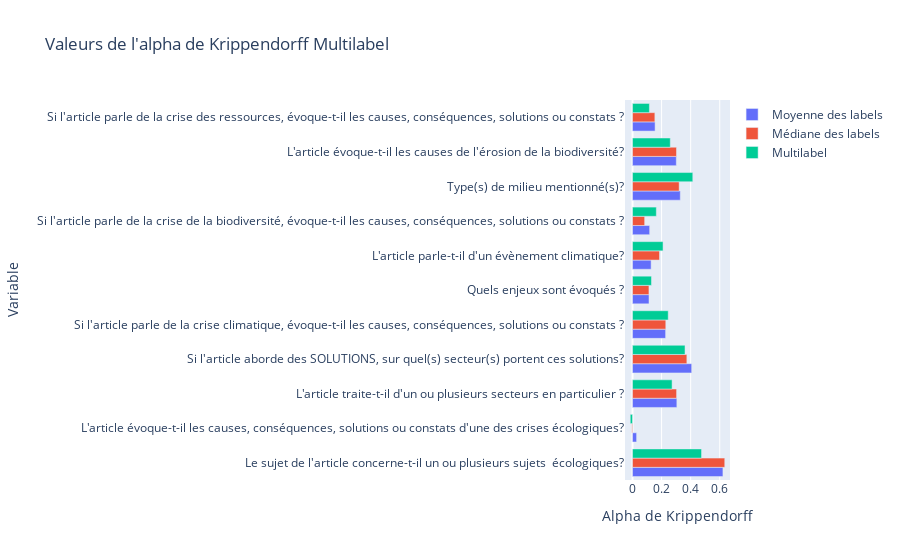

Notebook cell for this chart:
### Code cell
# Valeur moyenne par type de variable
fig = go.Figure()

fig.add_trace(go.Bar(
    y=result_df["Variable"],
    x=result_df["Alpha de Krippendorff - Moyenne des labels"],
    name="Moyenne des labels",
    orientation='h',
    hovertemplate="Moyenne: %{x:.3f}"
))

fig.add_trace(go.Bar(
    y=result_df["Variable"],
    x=result_df["Alpha de Krippendorff - Médiane des labels"],
    name="Médiane des labels",
    orientation='h',
    hovertemplate="Médiane: %{x:.3f}"
))
fig.add_trace(go.Bar(
    y=result_df["Variable"],
    x=result_df["Alpha de Krippendorff - Multilabels"], 
    name="Multilabel",
    orientation='h',
    hovertemplate="Multilabel: %{x:.3f}"
))

fig.update_layout(
    title="Valeurs de l'alpha de Krippendorff Multilabel",
    xaxis_title="Alpha de Krippendorff",
    yaxis_title="Variable",
    barmode='group',
)

fig.show()

### Figure 1 — Plotly figure (JSON) as saved in the notebook; plotly's stock layout.template omitted (floating-point values rounded to 4 significant figures)
{"data": [{"hovertemplate": "Moyenne: %{x:.3f}", "name": "Moyenne des labels", "orientation": "h", "type": "bar", "x": [0.6219, 0.02813, 0.3049, 0.407, 0.2277, 0.1133, 0.1279, 0.1179, 0.3286, 0.3012, 0.1553], "y": ["Le sujet de l'article concerne-t-il un ou plusieurs sujets  écologiques?", "L'article évoque-t-il les causes, conséquences, solutions ou constats d'une des crises écologiques?", "L'article traite-t-il d'un ou plusieurs secteurs en particulier ?", "Si l'article aborde des SOLUTIONS, sur quel(s) secteur(s) portent ces solutions?", "Si l'article parle de la crise climatique, évoque-t-il les causes, conséquences, solutions ou constats ?", "Quels enjeux sont évoqués ?", "L'article parle-t-il d'un évènement climatique?", "Si l'article parle de la crise de la biodiversité, évoque-t-il les causes, conséquences, solutions ou constats ?", "Type(s) de milieu mentionné(s)?", "L'article évoque-t-il les causes de l'érosion de la biodiversité?", "Si l'article parle de la crise des ressources, évoque-t-il les causes, conséquences, solutions ou constats ?"]}, {"hovertemplate": "Médiane: %{x:.3f}", "name": "Médiane des labels", "orientation": "h", "type": "bar", "x": [0.6345, -0.004386, 0.3031, 0.3738, 0.2289, 0.1129, 0.1857, 0.08346, 0.3209, 0.3026, 0.1537], "y": ["Le sujet de l'article concerne-t-il un ou plusieurs sujets  écologiques?", "L'article évoque-t-il les causes, conséquences, solutions ou constats d'une des crises écologiques?", "L'article traite-t-il d'un ou plusieurs secteurs en particulier ?", "Si l'article aborde des SOLUTIONS, sur quel(s) secteur(s) portent ces solutions?", "Si l'article parle de la crise climatique, évoque-t-il les causes, conséquences, solutions ou constats ?", "Quels enjeux sont évoqués ?", "L'article parle-t-il d'un évènement climatique?", "Si l'article parle de la crise de la biodiversité, évoque-t-il les causes, conséquences, solutions ou constats ?", "Type(s) de milieu mentionné(s)?", "L'article évoque-t-il les causes de l'érosion de la biodiversité?", "Si l'article parle de la crise des ressources, évoque-t-il les causes, conséquences, solutions ou constats ?"]}, {"hovertemplate": "Multilabel: %{x:.3f}", "name": "Multilabel", "orientation": "h", "type": "bar", "x": [0.4748, -0.01561, 0.2722, 0.3612, 0.2456, 0.1305, 0.21, 0.1638, 0.4146, 0.2597, 0.1161], "y": ["Le sujet de l'article concerne-t-il un ou plusieurs sujets  écologiques?", "L'article évoque-t-il les causes, conséquences, solutions ou constats d'une des crises écologiques?", "L'article traite-t-il d'un ou plusieurs secteurs en particulier ?", "Si l'article aborde des SOLUTIONS, sur quel(s) secteur(s) portent ces solutions?", "Si l'article parle de la crise climatique, évoque-t-il les causes, conséquences, solutions ou constats ?", "Quels enjeux sont évoqués ?", "L'article parle-t-il d'un évènement climatique?", "Si l'article parle de la crise de la biodiversité, évoque-t-il les causes, conséquences, solutions ou constats ?", "Type(s) de milieu mentionné(s)?", "L'article évoque-t-il les causes de l'érosion de la biodiversité?", "Si l'article parle de la crise des ressources, évoque-t-il les causes, conséquences, solutions ou constats ?"]}], "layout": {"barmode": "group", "title": {"text": "Valeurs de l'alpha de Krippendorff Multilabel"}, "xaxis": {"title": {"text": "Alpha de Krippendorff"}}, "yaxis": {"title": {"text": "Variable"}}}}
